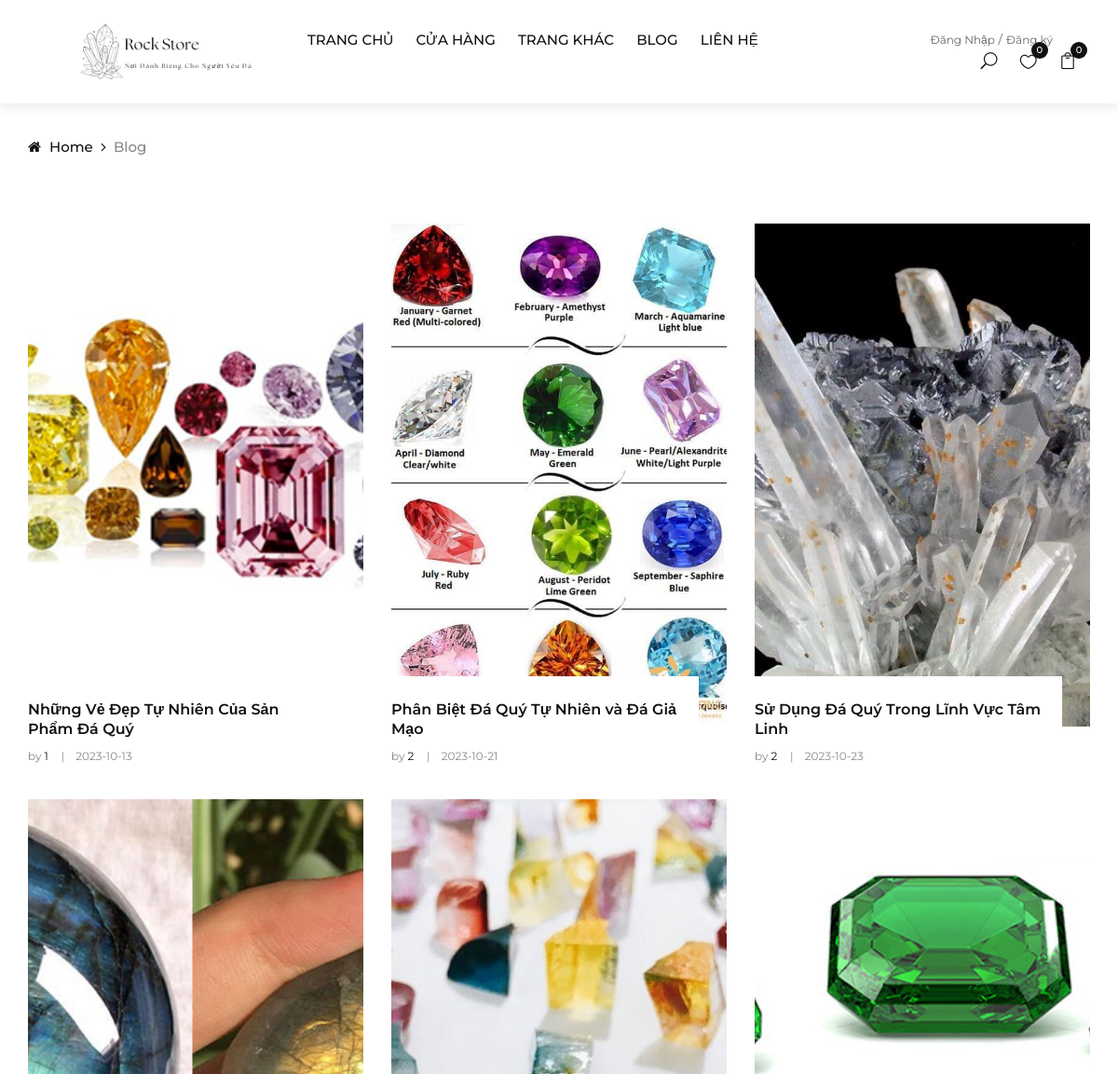
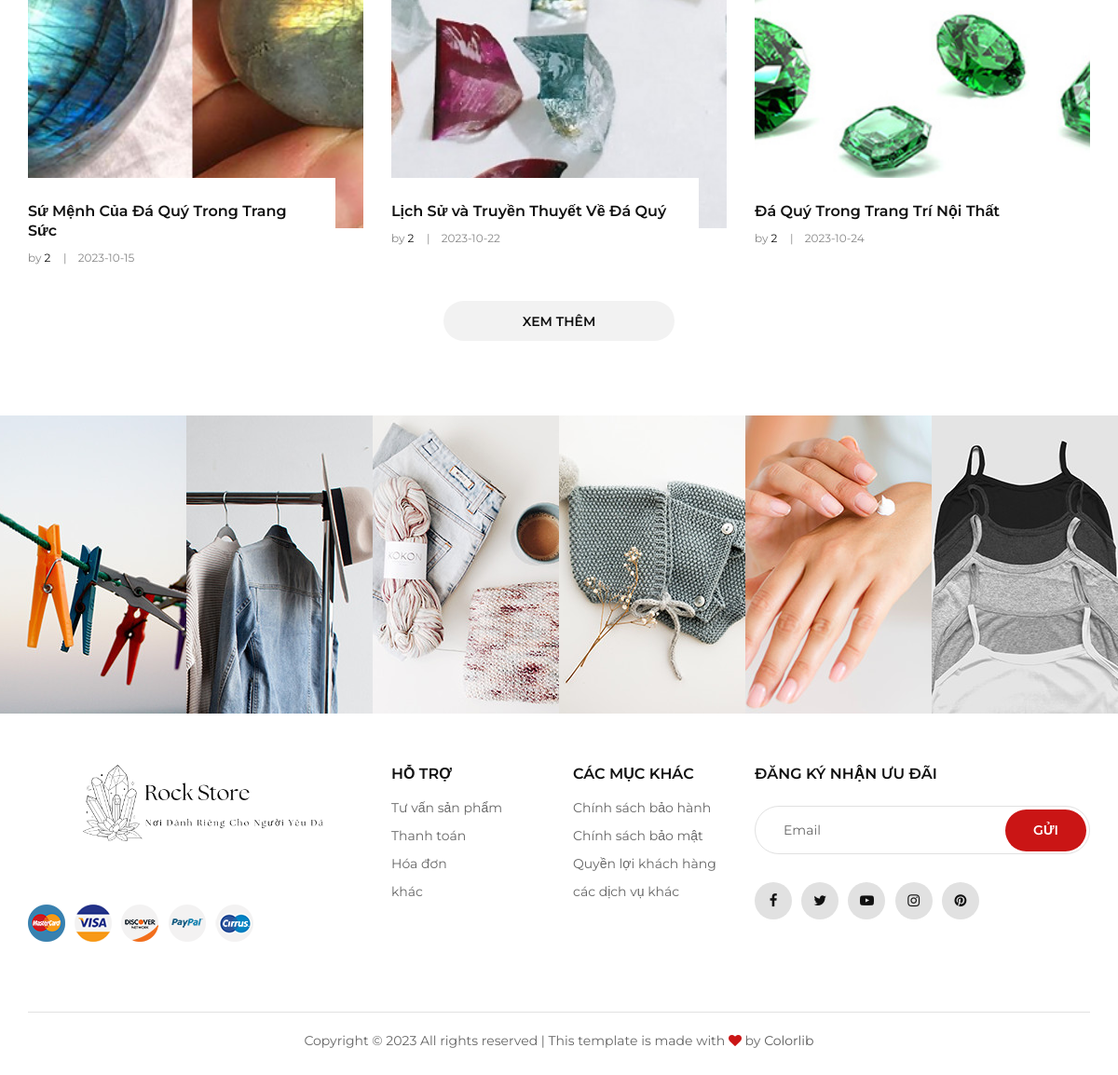
The app's page /site/index.php?page=blog with its own data (2 pictures, top to bottom).
### tables this page shows
CREATE TABLE `blog` (
  `id` int(9) NOT NULL,
  `tieu_de` varchar(100) NOT NULL,
  `noi_dung` text NOT NULL,
  `trang_thai` bit(2) NOT NULL,
  `date` date NOT NULL,
  `id_kh` int(9) NOT NULL,
  `hinh` varchar(100) NOT NULL
);

CREATE TABLE `panpage` (
  `id` int(9) NOT NULL,
  `ten_mxh` varchar(50) NOT NULL,
  `link` varchar(100) NOT NULL,
  `hinh` varchar(50) NOT NULL
);

### model_DAO/pdo.php (called while the page is built, shortened)
<?php
    function pdo_get_connection(){
        $dburl = "mysql:host=localhost;dbname=rock_store_shop;charset=utf8";
        $username = 'root';
        $password = '';
        $conn = new PDO($dburl, $username, $password);
        $conn->setAttribute(PDO::ATTR_ERRMODE, PDO::ERRMODE_EXCEPTION);
        return $conn;
    }
    function pdo_query($sql){
        $sql_args = array_slice(func_get_args(), 1);
        try{
            $conn = pdo_get_connection();
            $stmt = $conn->prepare($sql);
            $stmt->execute($sql_args);
            $rows = $stmt->fetchAll();
            return $rows;
        }
        catch(PDOException $e){
            throw $e;
        }
        finally{
            unset($conn);
        }
    }
?>

### model_DAO/blog.php (called while the page is built, shortened)
<?php
    function blog_select_all($limit = null,$offset = null){
        $sql = "SELECT * FROM blog";
        $sql.=" WHERE trang_thai != 'tạm ngưng'";
        if(!$limit == null){
            if(!$offset == null){
                $sql.=' limit '.$limit." OFFSET ". $offset;
            }else{
                $sql.=' limit '.$limit;
            }
        }
        return pdo_query($sql);
    }
?>

### model_DAO/public.php (called while the page is built, shortened)
<?php
    function panpage_select_all($limit = null){
        $sql = "SELECT * FROM panpage";
        return pdo_query($sql);
    }
?>

### site/views/blog.php (the view)
<div class="breadcrumb-option">
       <div class="container">
           <div class="row">
               <div class="col-lg-12">
                   <div class="breadcrumb__links">
                       <a href="index.php"><i class="fa fa-home"></i> Home</a>
                       <span>Blog</span>
                   </div>
               </div>
           </div>
       </div>
   </div>
   <section class="blog spad">
       <div class="container">
           <div class="row">
               <div class="col-lg-4 col-md-4 col-sm-6">
                   <?php for ($i=0; $i < 2; $i++): ?>
                       <div class="blog__item">
                           <div class="blog__item__pic large__item set-bg" data-setbg="../content/frontend/img/blog/<?= $list_blog[$i]["hinh"]?>"></div>
                           <div class="blog__item__text">
                               <h6><a href="index.php?page=blog&id=<?= $list_blog[$i]["id"]?>"><?= $list_blog[$i]["tieu_de"]?></a></h6>
                               <ul>
                                   <li>by <span><?= $list_blog[$i]["id_kh"]?></span></li>
                                   <li><?= $list_blog[$i]["date"]?></li>
                               </ul>
                           </div>
                       </div>
                   <?php endfor ?>
               </div>
               <div class="col-lg-4 col-md-4 col-sm-6">
                   <?php for ($i=2; $i < 4; $i++): ?>
                       <div class="blog__item">
                           <div class="blog__item__pic large__item set-bg" data-setbg="../content/frontend/img/blog/<?= $list_blog[$i]["hinh"]?>"></div>
                           <div class="blog__item__text">
                               <h6><a href="index.php?page=blog&id=<?= $list_blog[$i]["id"]?>"><?= $list_blog[$i]["tieu_de"]?></a></h6>
                               <ul>
                                   <li>by <span><?= $list_blog[$i]["id_kh"]?></span></li>
                                   <li><?= $list_blog[$i]["date"]?></li>
                               </ul>
                           </div>
                       </div>
                   <?php endfor ?>
               </div>
               <div class="col-lg-4 col-md-4 col-sm-6">
                   <?php for ($i=4; $i < 6; $i++): ?>
                       <div class="blog__item">
                           <div class="blog__item__pic large__item set-bg" data-setbg="../content/frontend/img/blog/<?= $list_blog[$i]["hinh"]?>"></div>
                           <div class="blog__item__text">
                               <h6><a href="index.php?page=blog&id=<?= $list_blog[$i]["id"]?>"><?= $list_blog[$i]["tieu_de"]?></a></h6>
                               <ul>
                                   <li>by <span><?= $list_blog[$i]["id_kh"]?></span></li>
                                   <li><?= $list_blog[$i]["date"]?></li>
                               </ul>
                           </div>
                       </div>
                   <?php endfor ?>
               </div>
               <div class="col-lg-12 text-center">
                   <a href="#" class="primary-btn load-btn">Xem Thêm </a>
               </div>
           </div>
       </div>
   </section>

### site/views/footer.php (shortened to what this page needs)
<div class="instagram">
    <div class="container-fluid">
        <div class="row">
            <?php
                if(isset($panpage)){
                    foreach ($panpage as $item) {
                        echo '<div class="col-lg-2 col-md-4 col-sm-4 p-0">
                                <div class="instagram__item set-bg" data-setbg="../content/frontend/img/instagram/'.$item["hinh"].'">
                                    <div class="instagram__text">
                                        <i class="fa fa-'.$item["ten_mxh"].'"></i>
                                        <a href="#">@ Rock Store</a>
                                    </div>
                                </div>
                            </div>';
                    }
                }else{
                    echo"khoong co";
                }
            ?>
        </div>
    </div>
</div>
<footer class="footer">
    <div class="container">
        <div class="row">
            <div class="col-lg-4 col-md-6 col-sm-7">
                <div class="footer__about">
                    <div class="footer__logo">
                        <a href="./index.html"><img src="../content/frontend/img/logo-black.png" alt=""></a>
                    </div>
                    <br><br>
                    <div class="footer__payment">
                        <a href="#"><img src="../content/frontend/img/payment/payment-1.png" alt=""></a>
                        <a href="#"><img src="../content/frontend/img/payment/payment-2.png" alt=""></a>
                        <a href="#"><img src="../content/frontend/img/payment/payment-3.png" alt=""></a>
                        <a href="#"><img src="../content/frontend/img/payment/payment-4.png" alt=""></a>
                        <a href="#"><img src="../content/frontend/img/payment/payment-5.png" alt=""></a>
                    </div>
                </div>
            </div>
            <div class="col-lg-2 col-md-3 col-sm-5">
                <div class="footer__widget">
                    <h6>Hỗ trợ</h6>
                    <ul>
                        <li><a href="#">Tư vấn sản phẩm</a></li>
                        <li><a href="#">Thanh toán</a></li>
                        <li><a href="#">Hóa đơn</a></li>
                        <li><a href="#">khác</a></li>
                    </ul>
                </div>
            </div>
            <div class="col-lg-2 col-md-3 col-sm-4">
                <div class="footer__widget">
                    <h6>Các mục khác</h6></h6>
                    <ul>
                        <li><a href="#">Chính sách bảo hành</a></li>
                        <li><a href="#">Chính sách bảo mật</a></a></a></li>
                        <li><a href="#">Quyền lợi khách hàng</a></li>
                        <li><a href="#">các dịch vụ khác</a></li>
                    </ul>
                </div>
            </div>
            <div class="col-lg-4 col-md-8 col-sm-8">
                <div class="footer__newslatter">
                    <h6>Đăng ký nhận ưu đãi</h6>
                    <form action="#">
                        <input type="text" placeholder="Email">
                        <button type="submit" class="site-btn">Gửi</button>
                    </form>
                    <div class="footer__social">
                        <a href="#"><i class="fa fa-facebook"></i></a>
                        <a href="#"><i class="fa fa-twitter"></i></a>
                        <a href="#"><i class="fa fa-youtube-play"></i></a>
                        <a href="#"><i class="fa fa-instagram"></i></a>
                        <a href="#"><i class="fa fa-pinterest"></i></a>
                    </div>
                </div>
            </div>
        </div>
        <div class="row">
            <div class="col-lg-12">
                <div class="footer__copyright__text">
                    <p>Copyright &copy; <script>document.write(new Date().getFullYear());</script> All rights reserved | This template is made with <i class="fa fa-heart" aria-hidden="true"></i> by <a href="https://colorlib.com" target="_blank">Colorlib</a></p>
                </div>
            </div>
        </div>
    </div>
</footer>
</body>
</html>

### content/frontend/css/style.css (style rules this page uses)
html, body { height: 100%; font-family: "Montserrat", sans-serif; -webkit-font-smoothing: antialiased; }
h1, h2, h3, h4, h5, h6 { margin: 0; color: #111111; font-weight: 400; font-family: "Montserrat", sans-serif; }
h6 { font-size: 16px; }
p { font-size: 14px; font-family: "Montserrat", sans-serif; color: #666666; font-weight: 400; line-height: 24px; margin: 0 0 15px 0; }
img { max-width: 100%; }
ul, ol { padding: 0; margin: 0; }
.set-bg { background-repeat: no-repeat; background-size: cover; background-position: top center; }
.spad { padding-top: 100px; padding-bottom: 100px; }
.primary-btn { display: inline-block; font-size: 14px; text-transform: uppercase; font-weight: 600; padding: 12px 30px 10px; color: #ffffff; background: #ca1515; }
.site-btn { font-size: 14px; color: #ffffff; background: #ca1515; font-weight: 600; border: none; text-transform: uppercase; display: inline-block; padding: 12px 30px; border-radius: 50px; }
.instagram__item { height: 320px; display: -webkit-box; display: -ms-flexbox; display: flex; -webkit-box-align: center; -ms-flex-align: center; align-items: center; -webkit-box-pack: center; -ms-flex-pack: center; justify-content: center; position: relative; z-index: 1; }
.instagram__item:after { position: absolute; left: 0; top: 0; height: 100%; width: 100%; background: rgba(255, 255, 255, 0.9); content: ""; opacity: 0; z-index: -1; -webkit-transition: all, 0.3s; -o-transition: all, 0.3s; transition: all, 0.3s; }
.footer { padding-top: 55px; }
.footer__about { margin-bottom: 30px; }
.footer__logo { margin-bottom: 20px; }
.footer__payment a { margin-right: 6px; margin-bottom: 10px; display: inline-block; }
.footer__payment a:last-child { margin-right: 0; }
.footer__widget { margin-bottom: 30px; }
.footer__widget h6 { color: #111111; font-weight: 600; text-transform: uppercase; margin-bottom: 12px; }
.footer__widget ul li { list-style: none; }
.footer__widget ul li a { font-size: 14px; color: #666666; line-height: 30px; }
.footer__newslatter { margin-bottom: 30px; }
.footer__newslatter h6 { color: #111111; font-weight: 600; text-transform: uppercase; margin-bottom: 25px; }
.footer__newslatter form { position: relative; margin-bottom: 30px; }
.footer__newslatter form input { height: 52px; width: 100%; border: 1px solid #e1e1e1; border-radius: 50px; padding-left: 30px; font-size: 14px; color: #666666; }
.footer__newslatter form input::placeholder { color: #666666; }
.footer__newslatter form button { position: absolute; right: 4px; top: 4px; }
.footer__social a { display: inline-block; height: 40px; width: 40px; background: #e1e1e1; font-size: 15px; color: #111111; line-height: 40px; text-align: center; border-radius: 50%; margin-right: 6px; margin-bottom: 5px; }
.footer__social a:last-child { margin-right: 0; }
.footer__copyright__text { border-top: 1px solid #e1e1e1; padding: 18px 0 25px; text-align: center; margin-top: 35px; }
.footer__copyright__text p { margin-bottom: 0; }
.footer__copyright__text a { color: #5C5C5C; }
.footer__copyright__text i { color: #ca1515; }
.breadcrumb-option { padding-top: 35px; }
.breadcrumb__links a { font-size: 15px; font-weight: 500; color: #111111; margin-right: 18px; display: inline-block; position: relative; }
.breadcrumb__links a:after { position: absolute; right: -14px; top: 0; content: ""; font-family: "FontAwesome"; }
.breadcrumb__links a i { margin-right: 5px; }
.breadcrumb__links span { font-size: 15px; font-weight: 500; color: #888888; display: inline-block; }
.blog { padding-top: 70px; padding-bottom: 80px; }
.blog__item { margin-bottom: 35px; }
.blog__item__pic { height: 240px; }
.blog__item__pic.large__item { height: 540px; }
.blog__item__text { padding: 25px 20px 0 0; margin-right: 30px; background: #ffffff; margin-top: -54px; }
.blog__item__text h6 { margin-bottom: 6px; }
.blog__item__text h6 a { color: #111111; font-weight: 600; line-height: 21px; }
.blog__item__text ul li { font-size: 12px; color: #888888; display: inline-block; list-style: none; margin-right: 25px; position: relative; }
.blog__item__text ul li span { color: #111111; }
.blog__item__text ul li:after { position: absolute; right: -17px; top: 0px; content: "|"; }
.blog__item__text ul li:last-child { margin-right: 0; }
.blog__item__text ul li:last-child:after { display: none; }
.primary-btn.load-btn { color: #111111; background: #f2f2f2; padding: 12px 85px 10px; border-radius: 50px; }
@media only screen and (min-width: 1200px) { .container { max-width: 1170px; } }

### records on screen
blog: shows a picture, tieu_de "Những Vẻ Đẹp Tự Nhiên Của Sản Phẩm Đá Quý", id_kh "1", date "2023-10-13"
blog: shows a picture, tieu_de "Sứ Mệnh Của Đá Quý Trong Trang Sức", id_kh "2", date "2023-10-15"
blog: shows a picture, tieu_de "Phân Biệt Đá Quý Tự Nhiên và Đá Giả Mạo", id_kh "2", date "2023-10-21"
blog: shows a picture, tieu_de "Lịch Sử và Truyền Thuyết Về Đá Quý", id_kh "2", date "2023-10-22"
blog: shows a picture, tieu_de "Sử Dụng Đá Quý Trong Lĩnh Vực Tâm Linh", id_kh "2", date "2023-10-23"
blog: shows a picture, tieu_de "Đá Quý Trong Trang Trí Nội Thất", id_kh "2", date "2023-10-24"
panpage: shows a picture
panpage: shows a picture
panpage: shows a picture
panpage: shows a picture
panpage: shows a picture
panpage: shows a picture

### other values on screen
$sl_like "0"
$sl_cart "0"
